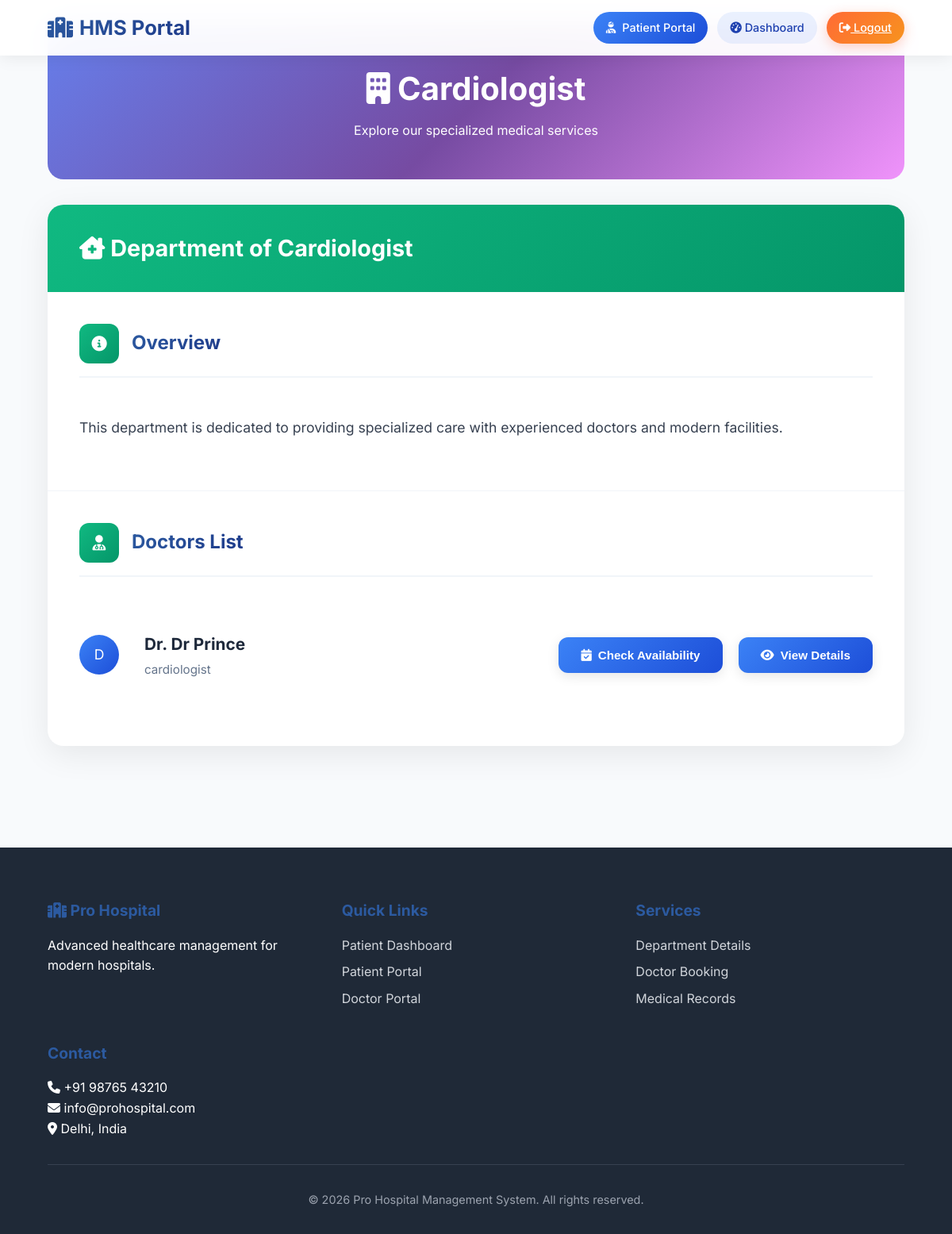
The app's page /patient/department_details/2 (signed in) with its own data.
### models.py (models this page shows)
class Department(db.Model):
    id = db.Column(db.Integer,primary_key = True, unique=True)
    dept_name = db.Column(db.String(100), nullable=False)
    location = db.Column(db.String(100),nullable=False)
    doctors = db.relationship('Doctor', backref='department', lazy=True)

class Doctor(db.Model, UserMixin):
    id = db.Column(db.Integer,primary_key = True, unique=True)
    doc_name = db.Column(db.String(100), nullable=False)
    speciality = db.Column(db.String(100),nullable=False)
    doc_email = db.Column(db.String(100), unique=True, nullable=False)
    doc_phone = db.Column(db.String(10), unique=True, nullable=False)
    doc_password = db.Column(db.String(16), nullable = False)
    department_id = db.Column(db.Integer, db.ForeignKey('department.id'), nullable=False)
    appointments = db.relationship('Appointment', backref='doctor', lazy=True)

### app.py (the view)
@app.route('/patient/department_details/<int:department_id>')
@login_required
def department_details(department_id):
    if not isinstance(current_user,Patient):
        abort(403)
    department = Department.query.get_or_404(department_id)
    speciality = request.args.get('speciality')
    if speciality:
        doctors = Doctor.query.filter(Doctor.department_id == department_id, Doctor.speciality == speciality).all()
    else:
        doctors = Doctor.query.filter_by(department_id=department_id).all()
    return render_template('./patient/department_details.html',department=department, doctors=doctors)

### app.py (called while the page is built)
@loginmanager.user_loader
def load_user(user_id):
     return (
         Admin.query.get(int(user_id)) or
         Doctor.query.get(int(user_id)) or
         Patient.query.get(int(user_id))
     )

### templates/patient/department_details.html (shortened to what this page needs)
<!DOCTYPE html>
<html lang="en">
<head>
    <link href="https://cdnjs.cloudflare.com/ajax/libs/font-awesome/6.4.0/css/all.min.css" rel="stylesheet">
    <link rel="stylesheet" href="../../static/css/patient/department_detail.css">
</head>
<body>
    <nav class="navbar">
        <div class="logo">
            <i class="fas fa-hospital"></i> HMS Portal
        </div>
        <div class="nav-actions">
            <a href="#" class="user-profile">
                <i class="fas fa-user-injured"></i>
                Patient Portal
            </a>
            <div class="nav-links">
                <a href="{{ url_for('patient_dashboard') }}" class="nav-link">
                    <i class="fas fa-tachometer-alt"></i> Dashboard
                </a>
            </div>
            <a href="{{ url_for('patient_logout') }}" class="logout-btn">
                <i class="fas fa-sign-out-alt"></i> Logout
            </a>
        </div>
    </nav>
    <div class="main-content">
        <section class="page-hero">
            <h1><i class="fas fa-building"></i> {{ department.dept_name }}</h1>
            <p>Explore our specialized medical services</p>
        </section>
        <div class="department-container">
            <div class="department-header">
                <div class="dept-title">
                    <i class="fas fa-clinic-medical"></i> Department of {{ department.dept_name }}
                </div>
            </div>
            <div class="card">
                <div class="card-header">
                    <div class="card-icon">
                        <i class="fas fa-info-circle"></i>
                    </div>
                    <h3 class="card-title">Overview</h3>
                </div>
                <div class="overview-text">
                    {{ department.description or
                    "This department is dedicated to providing specialized care with experienced doctors and modern facilities." }}
                </div>
            </div>
            <div class="card">
                <div class="card-header">
                    <div class="card-icon">
                        <i class="fas fa-user-md"></i>
                    </div>
                    <h3 class="card-title">Doctors List</h3>
                </div>
                <div class="doctors-list">
                    {% for doctor in doctors %}
                    <div class="doctor-card">
                        <div style="display: flex; align-items: center; gap: 1rem;">
                            <div class="doctor-avatar">
                                {{ doctor.doc_name[0] | upper }}
                            </div>
                            <div class="doctor-info">
                                <div class="doctor-name">
                                    Dr. {{ doctor.doc_name }}
                                </div>
                                <div class="doctor-specialty">
                                    {{ doctor.speciality or 'Specialist' }}
                                </div>
                            </div>
                        </div>
                        <div class="actions">
                            <a href="{{ url_for('check_availabity', doctor_id=doctor.id) }}">
                                <button class="btn btn-primary">
                                    <i class="fas fa-calendar-check"></i> Check Availability
                                </button>
                            </a>
                            <a href="{{ url_for('view_details', doctor_id=doctor.id) }}">
                                <button class="btn btn-primary">
                                    <i class="fas fa-eye"></i> View Details
                                </button>
                            </a>
                        </div>
                    </div>
                    {% else %}
                    <div class="empty-state">
                        <i class="fas fa-user-md-slash"></i>
                        <p>No doctors available in this department</p>
                    </div>
                    {% endfor %}
                </div>
            </div>
        </div>
    </div>
    <footer class="footer">
        <div class="footer-content">
            <div class="footer-section">
                <h3><i class="fas fa-hospital"></i> Pro Hospital</h3>
                <p>Advanced healthcare management for modern hospitals.</p>
            </div>
            <div class="footer-section">
                <h3>Quick Links</h3>
                <a href="{{ url_for('patient_dashboard') }}">Patient Dashboard</a>
                <a href="/patient/login">Patient Portal</a>
                <a href="/doctor/login">Doctor Portal</a>
            </div>
            <div class="footer-section">
                <h3>Services</h3>
                <a href="#">Department Details</a>
                <a href="#">Doctor Booking</a>
                <a href="#">Medical Records</a>
            </div>
            <div class="footer-section">
                <h3>Contact</h3>
                <p><i class="fas fa-phone"></i> +91 98765 43210</p>
                <p><i class="fas fa-envelope"></i> info@prohospital.com</p>
                <p><i class="fas fa-map-marker-alt"></i> Delhi, India</p>
            </div>
        </div>
        <div class="footer-bottom">
            <p>&copy; 2026 Pro Hospital Management System. All rights reserved.</p>
        </div>
    </footer>
</body>
</html>

### records on screen
Department: dept_name "Cardiologist"
Doctor: doc_name "D", doc_name "Dr Prince", speciality "cardiologist"
